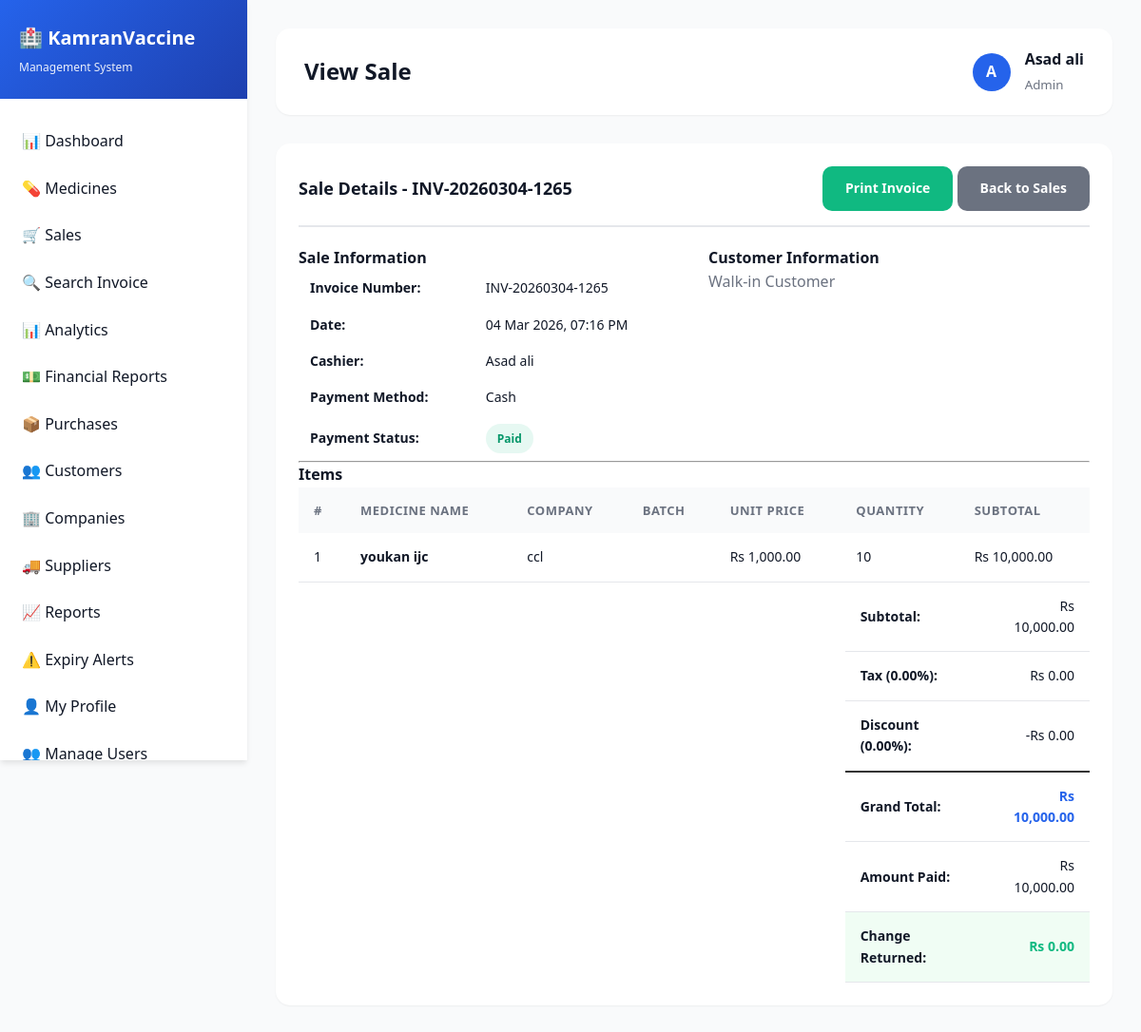
The app's page /admin/view_sale.php?id=13 (signed in) with its own data.
### tables this page shows
CREATE TABLE `sales` (
  `id` int(11) NOT NULL AUTO_INCREMENT,
  `invoice_number` varchar(50) NOT NULL,
  `customer_id` int(11) DEFAULT NULL,
  `user_id` int(11) DEFAULT NULL,
  `sale_date` timestamp NOT NULL DEFAULT current_timestamp(),
  `subtotal` decimal(10,2) NOT NULL,
  `tax_percentage` decimal(5,2) DEFAULT 0.00,
  `tax_amount` decimal(10,2) DEFAULT 0.00,
  `discount_percentage` decimal(5,2) DEFAULT 0.00,
  `discount_amount` decimal(10,2) DEFAULT 0.00,
  `grand_total` decimal(10,2) NOT NULL,
  `payment_method` enum('cash','card','upi','other') DEFAULT 'cash',
  `payment_status` enum('paid','pending','partial') DEFAULT 'paid',
  `amount_paid` decimal(10,2) DEFAULT 0.00,
  `change_amount` decimal(10,2) DEFAULT 0.00,
  `notes` text DEFAULT NULL,
  PRIMARY KEY (`id`),
  UNIQUE KEY `invoice_number` (`invoice_number`),
  KEY `customer_id` (`customer_id`),
  KEY `user_id` (`user_id`),
  KEY `idx_invoice` (`invoice_number`),
  KEY `idx_sale_date` (`sale_date`),
  CONSTRAINT `sales_ibfk_1` FOREIGN KEY (`customer_id`) REFERENCES `customers` (`id`) ON DELETE SET NULL,
  CONSTRAINT `sales_ibfk_2` FOREIGN KEY (`user_id`) REFERENCES `users` (`id`) ON DELETE SET NULL
);

CREATE TABLE `users` (
  `id` int(11) NOT NULL AUTO_INCREMENT,
  `username` varchar(100) NOT NULL,
  `password` varchar(255) NOT NULL,
  `full_name` varchar(255) NOT NULL,
  `email` varchar(255) DEFAULT NULL,
  `phone` varchar(20) DEFAULT NULL,
  `role` enum('admin','pharmacist','cashier','manager') DEFAULT 'cashier',
  `status` enum('active','inactive') DEFAULT 'active',
  `created_at` timestamp NOT NULL DEFAULT current_timestamp(),
  `last_login` timestamp NULL DEFAULT NULL,
  PRIMARY KEY (`id`),
  UNIQUE KEY `username` (`username`),
  KEY `idx_username` (`username`),
  KEY `idx_role` (`role`)
);

CREATE TABLE `sale_items` (
  `id` int(11) NOT NULL AUTO_INCREMENT,
  `sale_id` int(11) NOT NULL,
  `medicine_id` int(11) NOT NULL,
  `batch_number` varchar(100) DEFAULT NULL,
  `quantity` int(11) NOT NULL,
  `unit_price` decimal(10,2) NOT NULL,
  `subtotal` decimal(10,2) NOT NULL,
  PRIMARY KEY (`id`),
  KEY `medicine_id` (`medicine_id`),
  KEY `idx_sale_id` (`sale_id`),
  CONSTRAINT `sale_items_ibfk_1` FOREIGN KEY (`sale_id`) REFERENCES `sales` (`id`) ON DELETE CASCADE,
  CONSTRAINT `sale_items_ibfk_2` FOREIGN KEY (`medicine_id`) REFERENCES `medicines` (`id`)
);

CREATE TABLE `medicines` (
  `id` int(11) NOT NULL AUTO_INCREMENT,
  `medicine_name` varchar(255) NOT NULL,
  `generic_name` varchar(255) DEFAULT NULL,
  `category_id` int(11) DEFAULT NULL,
  `company_id` int(11) DEFAULT NULL,
  `batch_number` varchar(100) DEFAULT NULL,
  `barcode` varchar(100) DEFAULT NULL,
  `manufacturing_date` date DEFAULT NULL,
  `expiry_date` date DEFAULT NULL,
  `purchase_price` decimal(10,2) NOT NULL,
  `selling_price` decimal(10,2) NOT NULL,
  `mrp` decimal(10,2) DEFAULT NULL,
  `quantity` int(11) DEFAULT 0,
  `reorder_level` int(11) DEFAULT 10,
  `rack_location` varchar(100) DEFAULT NULL,
  `description` text DEFAULT NULL,
  `side_effects` text DEFAULT NULL,
  `dosage` varchar(255) DEFAULT NULL,
  `status` enum('available','out_of_stock','expired') DEFAULT 'available',
  `created_at` timestamp NOT NULL DEFAULT current_timestamp(),
  `updated_at` timestamp NOT NULL DEFAULT current_timestamp() ON UPDATE current_timestamp(),
  PRIMARY KEY (`id`),
  UNIQUE KEY `barcode` (`barcode`),
  KEY `company_id` (`company_id`),
  KEY `category_id` (`category_id`),
  KEY `idx_medicine_name` (`medicine_name`),
  KEY `idx_barcode` (`barcode`),
  KEY `idx_expiry` (`expiry_date`),
  KEY `idx_status` (`status`),
  CONSTRAINT `medicines_ibfk_1` FOREIGN KEY (`company_id`) REFERENCES `companies` (`id`) ON DELETE SET NULL,
  CONSTRAINT `medicines_ibfk_2` FOREIGN KEY (`category_id`) REFERENCES `categories` (`id`) ON DELETE SET NULL
);

CREATE TABLE `companies` (
  `id` int(11) NOT NULL AUTO_INCREMENT,
  `company_name` varchar(255) NOT NULL,
  `contact_person` varchar(255) DEFAULT NULL,
  `phone` varchar(20) DEFAULT NULL,
  `email` varchar(255) DEFAULT NULL,
  `address` text DEFAULT NULL,
  `city` varchar(100) DEFAULT NULL,
  `country` varchar(100) DEFAULT NULL,
  `website` varchar(255) DEFAULT NULL,
  `status` enum('active','inactive') DEFAULT 'active',
  `created_at` timestamp NOT NULL DEFAULT current_timestamp(),
  PRIMARY KEY (`id`),
  KEY `idx_company_name` (`company_name`)
);

### admin/view_sale.php (the view, shortened to what this page needs)
<?php
include("includes/header.php");
$sale_id = isset($_GET['id']) ? intval($_GET['id']) : 0;
$sale_query = mysqli_query($conn, "SELECT s.*, c.customer_name, c.phone, c.address, u.full_name as cashier
    FROM sales s
    LEFT JOIN customers c ON s.customer_id = c.id
    LEFT JOIN users u ON s.user_id = u.id
    WHERE s.id = $sale_id");
$sale = mysqli_fetch_assoc($sale_query);
$items_query = mysqli_query($conn, "SELECT si.*, m.medicine_name, m.generic_name, c.company_name
    FROM sale_items si
    JOIN medicines m ON si.medicine_id = m.id
    LEFT JOIN companies c ON m.company_id = c.id
    WHERE si.sale_id = $sale_id");
?>
<div class="card">
    <div class="card-header" style="display: flex; justify-content: space-between; align-items: center;">
        <h3>Sale Details - <?php echo $sale['invoice_number']; ?></h3>
        <div>
            <a href="print_invoice.php?id=<?php echo $sale_id; ?>" class="btn btn-success" target="_blank">
                Print Invoice
            </a>
            <a href="sales.php" class="btn btn-secondary">Back to Sales</a>
        </div>
    </div>
    <div class="card-body">
        <div class="row">
            <div class="col-md-6">
                <h4>Sale Information</h4>
                <table class="table table-borderless">
                    <tr>
                        <td><strong>Invoice Number:</strong></td>
                        <td><?php echo $sale['invoice_number']; ?></td>
                    </tr>
                    <tr>
                        <td><strong>Date:</strong></td>
                        <td><?php echo date('d M Y, h:i A', strtotime($sale['sale_date'])); ?></td>
                    </tr>
                    <tr>
                        <td><strong>Cashier:</strong></td>
                        <td><?php echo $sale['cashier']; ?></td>
                    </tr>
                    <tr>
                        <td><strong>Payment Method:</strong></td>
                        <td><?php echo ucfirst($sale['payment_method']); ?></td>
                    </tr>
                    <tr>
                        <td><strong>Payment Status:</strong></td>
                        <td>
                            <span class="badge badge-<?php echo $sale['payment_status'] == 'paid' ? 'success' : 'warning'; ?>">
                                <?php echo ucfirst($sale['payment_status']); ?>
                            </span>
                        </td>
                    </tr>
                </table>
            </div>
            <div class="col-md-6">
                <h4>Customer Information</h4>
                <?php if ($sale['customer_name']): ?>
                <table class="table table-borderless">
                    <tr>
                        <td><strong>Name:</strong></td>
                        <td><?php echo $sale['customer_name']; ?></td>
                    </tr>
                    <tr>
                        <td><strong>Phone:</strong></td>
                        <td><?php echo $sale['phone']; ?></td>
                    </tr>
                    <tr>
                        <td><strong>Address:</strong></td>
                        <td><?php echo $sale['address'] ?? 'N/A'; ?></td>
                    </tr>
                </table>
                <?php else: ?>
                <p class="text-muted">Walk-in Customer</p>
                <?php endif; ?>
            </div>
        </div>
        <hr>
        <h4>Items</h4>
        <div class="table-responsive">
            <table class="table">
                <thead>
                    <tr>
                        <th>#</th>
                        <th>Medicine Name</th>
                        <th>Company</th>
                        <th>Batch</th>
                        <th>Unit Price</th>
                        <th>Quantity</th>
                        <th>Subtotal</th>
                    </tr>
                </thead>
                <tbody>
                    <?php
                    $i = 1;
                    while ($item = mysqli_fetch_assoc($items_query)):
                    ?>
                    <tr>
                        <td><?php echo $i++; ?></td>
                        <td>
                            <strong><?php echo $item['medicine_name']; ?></strong><br>
                        </td>
                        <td><?php echo $item['company_name']; ?></td>
                        <td><?php echo $item['batch_number'] ?? 'N/A'; ?></td>
                        <td>Rs <?php echo number_format($item['unit_price'], 2); ?></td>
                        <td><?php echo $item['quantity']; ?></td>
                        <td>Rs <?php echo number_format($item['subtotal'], 2); ?></td>
                    </tr>
                    <?php endwhile; ?>
                </tbody>
            </table>
        </div>
        <div class="row">
            <div class="col-md-8">
            </div>
            <div class="col-md-4">
                <table class="table">
                    <tr>
                        <td><strong>Subtotal:</strong></td>
                        <td class="text-right">Rs <?php echo number_format($sale['subtotal'], 2); ?></td>
                    </tr>
                    <tr>
                        <td><strong>Tax (<?php echo $sale['tax_percentage']; ?>%):</strong></td>
                        <td class="text-right">Rs <?php echo number_format($sale['tax_amount'], 2); ?></td>
                    </tr>
                    <tr>
                        <td><strong>Discount (<?php echo $sale['discount_percentage']; ?>%):</strong></td>
                        <td class="text-right">-Rs <?php echo number_format($sale['discount_amount'], 2); ?></td>
                    </tr>
                    <tr style="border-top: 2px solid #333;">
                        <td><strong>Grand Total:</strong></td>
                        <td class="text-right"><h4 style="color: #2563eb;">Rs <?php echo number_format($sale['grand_total'], 2); ?></h4></td>
                    </tr>
                    <?php if ($sale['amount_paid'] > 0): ?>
                    <tr>
                        <td><strong>Amount Paid:</strong></td>
                        <td class="text-right">Rs <?php echo number_format($sale['amount_paid'], 2); ?></td>
                    </tr>
                    <tr style="background-color: #f0fdf4;">
                        <td><strong>Change Returned:</strong></td>
                        <td class="text-right"><strong style="color: #10b981;">Rs <?php echo number_format($sale['change_amount'], 2); ?></strong></td>
                    </tr>
                    <?php endif; ?>
                </table>
            </div>
        </div>
    </div>
</div>
<?php include("includes/footer.php"); ?>

### css/style.css (style rules this page uses)
:root { --primary-color: #2563eb; --primary-dark: #1e40af; --secondary-color: #10b981; --danger-color: #ef4444; --warning-color: #f59e0b; --info-color: #06b6d4; --dark-color: #1f2937; --light-color: #f9fafb; --border-color: #e5e7eb; --text-primary: #111827; --text-secondary: #6b7280; --shadow-sm: 0 1px 2px 0 rgba(0, 0, 0, 0.05); --shadow-md: 0 4px 6px -1px rgba(0, 0, 0, 0.1); --shadow-lg: 0 10px 15px -3px rgba(0, 0, 0, 0.1); --shadow-xl: 0 20px 25px -5px rgba(0, 0, 0, 0.1); }
* { margin: 0; padding: 0; box-sizing: border-box; }
body { font-family: 'Segoe UI', Tahoma, Geneva, Verdana, sans-serif; background: linear-gradient(135deg, #667eea 0%, #764ba2 100%); min-height: 100vh; color: var(--text-primary); line-height: 1.6; }
.btn { padding: 12px 24px; border: none; border-radius: 10px; font-size: 14px; font-weight: 600; cursor: pointer; transition: all 0.3s ease; text-decoration: none; display: inline-block; text-align: center; white-space: nowrap; }
.btn-success { background: var(--secondary-color); color: white; }
.card { background: white; border-radius: 15px; padding: 24px; box-shadow: var(--shadow-sm); margin-bottom: 24px; transition: all 0.3s ease; }
.card-header { margin-bottom: 20px; padding-bottom: 15px; border-bottom: 2px solid var(--border-color); }
.card-header h3 { font-size: 18px; color: var(--text-primary); font-weight: 600; }
.card-body { padding: 0; }
.table-responsive { overflow-x: auto; }
table { width: 100%; border-collapse: collapse; }
table thead { background: var(--light-color); }
table th { padding: 14px 16px; text-align: left; font-weight: 600; font-size: 13px; color: var(--text-secondary); text-transform: uppercase; letter-spacing: 0.5px; }
table td { padding: 14px 16px; border-bottom: 1px solid var(--border-color); font-size: 14px; }
.badge { padding: 6px 12px; border-radius: 20px; font-size: 12px; font-weight: 600; display: inline-block; }
.badge-success { background: rgba(16, 185, 129, 0.1); color: #059669; }
.row { display: flex; flex-wrap: wrap; margin: 0 -15px; }
.col-md-4, .col-md-6, .col-md-8 { padding: 0 15px; }
.col-md-4 { flex: 0 0 33.333%; max-width: 33.333%; }
.col-md-6 { flex: 0 0 50%; max-width: 50%; }
.col-md-8 { flex: 0 0 66.666%; max-width: 66.666%; }
.btn-secondary { background: var(--text-secondary); color: white; }
.text-right { text-align: right; }
.text-muted { color: var(--text-secondary); }
.table-borderless td { border: none; padding: 8px 12px; }

### records on screen
sales: invoice_number "INV-20260304-1265", sale_date "04 Mar 2026, 07:16 PM", user.full_name "Asad ali", payment_method "Cash", payment_status "Paid", subtotal "10,000.00", tax_percentage "0.00", tax_amount "0.00", discount_percentage "0.00", discount_amount "0.00", grand_total "10,000.00", amount_paid "10,000.00", change_amount "0.00"
sale_items: medicine.medicine_name "youkan ijc", companies.company_name "ccl", unit_price "1,000.00", quantity "10", subtotal "10,000.00"

### other values on screen
$store_settings['store_name'] "KamranVaccine"
$store_settings['store_tagline'] "Management System"
$page_title "View Sale"
substr($_SESSION['full_name'], 0, 1) "A"
$_SESSION['full_name'] "Asad ali"
$_SESSION['role'] "Admin"
